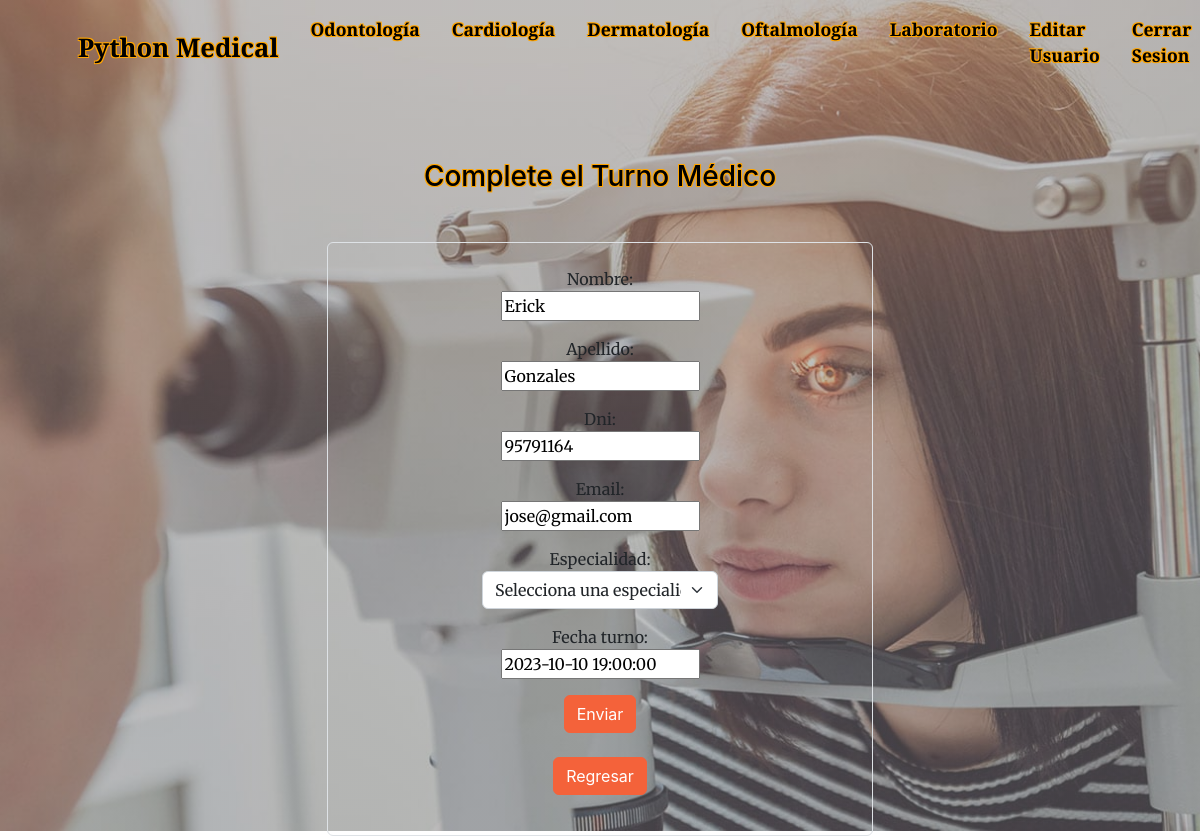
The app's page /AppPython/oftalmologia/editar/2 (signed in) with its own data.
### AppPython/models.py (models this page shows)
class Oftalmologia(models.Model):
    nombre = models.CharField(max_length=20)
    apellido = models.CharField(max_length=20)
    dni = models.IntegerField()
    email = models.EmailField()
    especialidad = models.CharField(max_length=20, default="")
    fecha_turno = models.DateTimeField(default=timezone.now)

### AppPython/views.py (the view)
# urls.py: path("oftalmologia/editar/<int:pk>", ActualizarTurno_3.as_view(), name = "TurnoEditar_3"),
class ActualizarTurno_3(LoginRequiredMixin, UpdateView):
    model = Oftalmologia
    success_url = "/AppPython/oftalmologia/list"
    fields = ['nombre', 'apellido', 'dni', 'email', 'especialidad', 'fecha_turno']

### AppPython/templates/AppPython/oftalmologia_form.html (shortened to what this page needs)
{% extends "AppPython/padre.html" %}
{% block header_2 %}
<header class="masthead5">
    <section style="text-align: center; color: black; text-shadow: -1px -1px 0 #FFA500, 1px -1px 0 #FFA500, -1px 1px 0 #FFA500, 1px 1px 0 #FFA500;">
        <h3>Complete el Turno Médico</h3>
    </section>
    <div class="container mt-5">
        <div class="row justify-content-center">
            <div class="col-md-6 text-center">
                <form action="" method="POST" class="p-4 border rounded">
                    <div class="row mb-3">
                        <div class="col-12">
                            {{ form.nombre.label_tag }}
                            <br>
                            {{ form.nombre }}
                        </div>
                    </div>
                    <div class="row mb-3">
                        <div class="col-12">
                            {{ form.apellido.label_tag }}
                            <br>
                            {{ form.apellido }}
                        </div>
                    </div>
                    <div class="row mb-3">
                        <div class="col-12">
                            {{ form.dni.label_tag }}
                            <br>
                            {{ form.dni }}
                        </div>
                    </div>
                    <div class="row mb-3">
                        <div class="col-12">
                            {{ form.email.label_tag }}
                            <br>
                            {{ form.email }}
                        </div>
                    </div>
                    <div class="row mb-3">
                        <div class="col-6 mx-auto">
                            <label for="{{ form.especialidad.id_for_label }}">Especialidad:</label>
                            <select class="form-select" id="{{ form.especialidad.auto_id }}" name="{{ form.especialidad.html_name }}">
                                <option value="" selected disabled>Selecciona una especialidad</option>
                            </select>
                        </div>
                    </div>
                    <div class="row mb-3">
                        <div class="col-12">
                            {{ form.fecha_turno.label_tag }}
                            <br>
                            {{ form.fecha_turno }}
                        </div>
                    </div>
                    <div class="row mb-3 justify-content-center">
                        <div class="col-auto">
                            <button type="submit" class="btn btn-primary">Enviar</button>
                        </div>
                        <div class="text-center mt-4">
                            <a href="{% url 'MisTurnos_3' %}" class="btn btn-primary">Regresar</a>
                        </div>
                    </div>
                </form>
            </div>
        </div>
    </div>
</header>
{% endblock %}

### records on screen
Oftalmologia: nombre "Erick", apellido "Gonzales", dni "95791164", email "jose@gmail.com", fecha_turno "2023-10-10 19:00:00"
